Frame 1 (no input): blank canvas, image omitted
Frame 60 (no input): blank canvas, image omitted
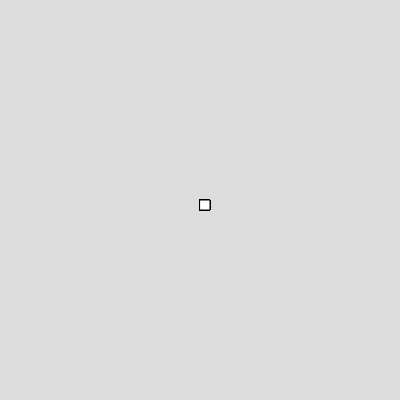
Frame 120 (the mouse pressed at the canvas centre since frame 60)

The p5.js sketch whose frames 1 and 60 were blank and that drew this single picture after the mouse press (run headless with seeded random() and noise() and a simulated clock; from frame 60 on, the mouse is pressed at the canvas centre):

// p5.js sketch
// ── sketch.js
// World's simplest drawing program (part 1)
let diameter = 10;

function setup() {
  createCanvas(400, 400);
  background(220);
}

function draw() {

  if (mouseIsPressed) {
    square(mouseX, mouseY, diameter);
    rotate(30)
  }

}
